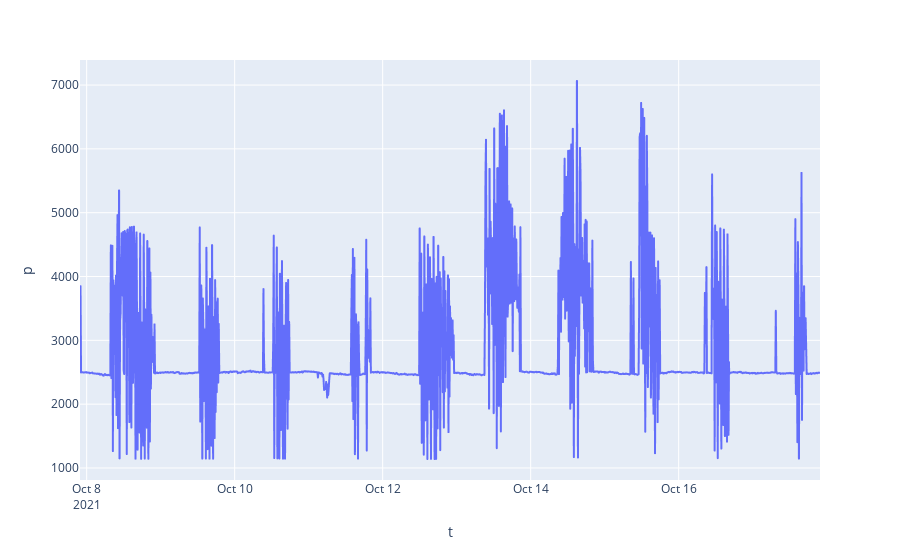

Here is the notebook cell this chart was saved with:
### Code cell
px.line(data_frame=trock_10T, x=trock_10T.index, y='p')

### Figure 1 — Plotly figure (JSON) as saved in the notebook; plotly's stock layout.template omitted (floating-point values rounded to 4 significant figures; data arrays with more than 128 entries replaced by an {"elided": "..."} marker saying what was removed)
{"data": [{"hovertemplate": "t=%{x}<br>p=%{y}<extra></extra>", "legendgroup": "", "line": {"color": "#636efa", "dash": "solid"}, "marker": {"symbol": "circle"}, "mode": "lines", "name": "", "showlegend": false, "type": "scattergl", "x": {"elided": "1441 str values"}, "xaxis": "x", "y": {"elided": "1441 float values"}, "yaxis": "y"}], "layout": {"legend": {"tracegroupgap": 0}, "margin": {"t": 60}, "xaxis": {"anchor": "y", "domain": [0, 1], "title": {"text": "t"}}, "yaxis": {"anchor": "x", "domain": [0, 1], "title": {"text": "p"}}}}
